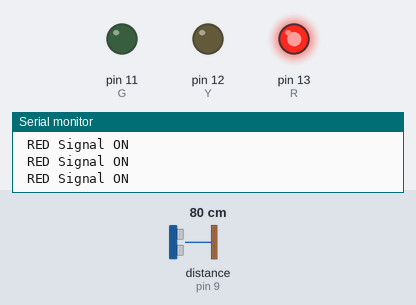
Bench run of a sketch on a simulated Arduino Uno, built with avr-gcc and run on an emulated ATmega328P. Shown: output pins drawn as LEDs (lit = HIGH), the last lines printed to the serial monitor. Inputs (shaded band) come from the test bench; at power-on: distance to the obstacle (sensor on pin 9) 80 cm. The echo pulse lasts 58.3 µs per cm.

Above: at 5.0 s.
At 12.5 s:
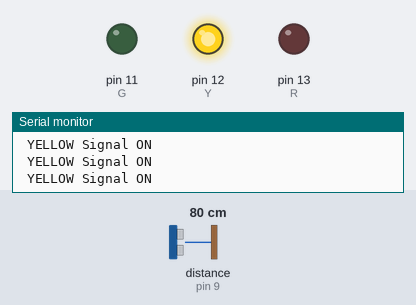
At 20.0 s:
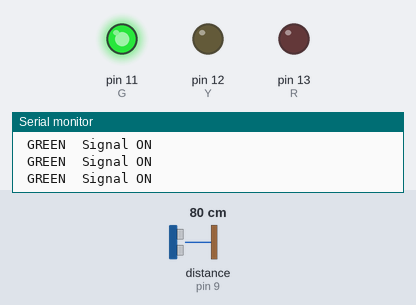
Timing chart, 0 to 32.5 s (numbered marks = the images above):
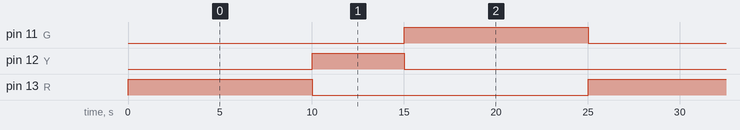

The sketch:

sketch_sep13c.ino
```cpp
#include <NewPing.h>
#define TRIGGER_PIN1  10
#define ECHO_PIN1     9

#define MAX_DISTANCE 200

NewPing sonar1(TRIGGER_PIN1, ECHO_PIN1, MAX_DISTANCE);

int R = 13;
int Y = 12;
int G = 11;

void setup()
{
  Serial.begin(9600);
  Serial.println("PROJECT NAME");
  pinMode(R, OUTPUT);
  pinMode(Y, OUTPUT);
  pinMode(G, OUTPUT);
  digitalWrite(R, LOW);
  digitalWrite(Y, LOW);
  digitalWrite(G, LOW);
}

void loop()

{

  unsigned int duration1 = sonar1.ping(); // Send ping, get ping time in microseconds (uS).
   int dist1 = sonar1.convert_cm(duration1); /// pasanger's

  if ((dist1 > 0) && (dist1 < 30))
{


    delay(500);
      digitalWrite(G, HIGH);
   digitalWrite(R,LOW);
    digitalWrite(Y,LOW);
      Serial.println("Ambulance Detected Green Signal ON");
      delay(2000);


}
  else
  {
    sig();
    Serial.println("Traffic signal in normal Condition");
  }
}


void sig()
{
  int i,j;
for(i=0;i<10;i++)
{
  digitalWrite(R,HIGH);
   digitalWrite(G,LOW);
    digitalWrite(Y,LOW);
  Serial.println(" RED Signal ON");
  delay(1000);
  }

for(i=0;i<5;i++)
{
  digitalWrite(Y,HIGH);
   digitalWrite(R,LOW);
    digitalWrite(G,LOW);
   Serial.println(" YELLOW Signal ON");
  delay(1000);

  }
for(i=0;i<10;i++)
{

 digitalWrite(G,HIGH);
  digitalWrite(Y,LOW);
   digitalWrite(R,LOW);
 Serial.println(" GREEN  Signal ON");
 delay(1000);

}

 }
```

Measured:
- by itself, pin 11 (G), pin 13 (R): alternates HIGH for 10.0 s and LOW for 15.0 s
- by itself, pin 12 (Y): alternates HIGH for 5.0 s and LOW for 20.0 s
- by itself, everything shown: repeats every 25.0 s, in 3 steps
